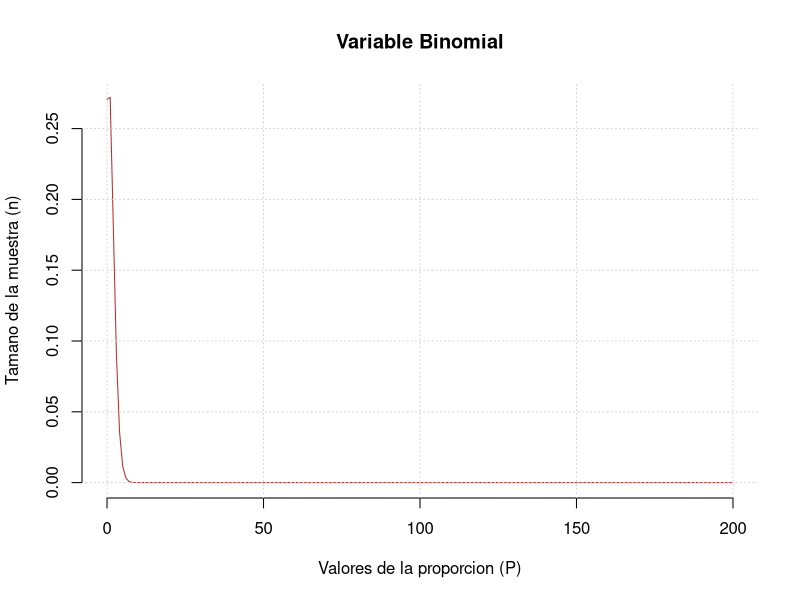
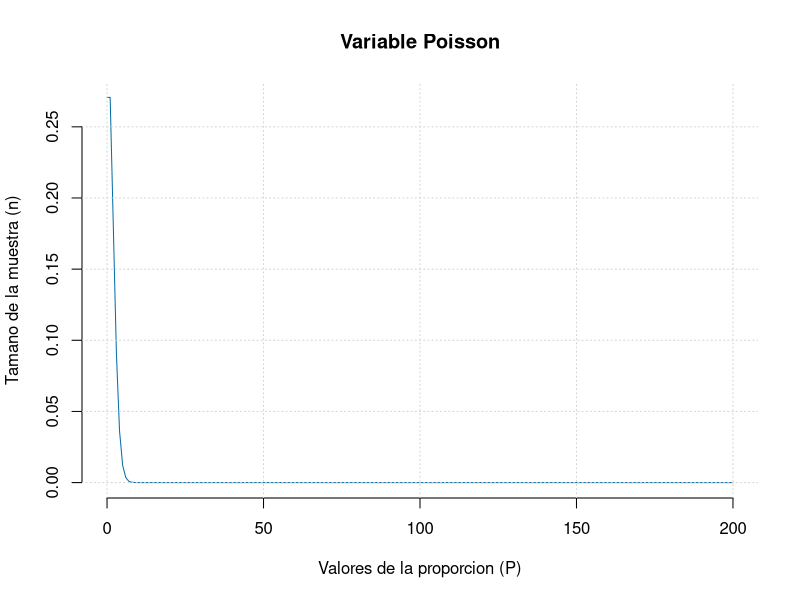
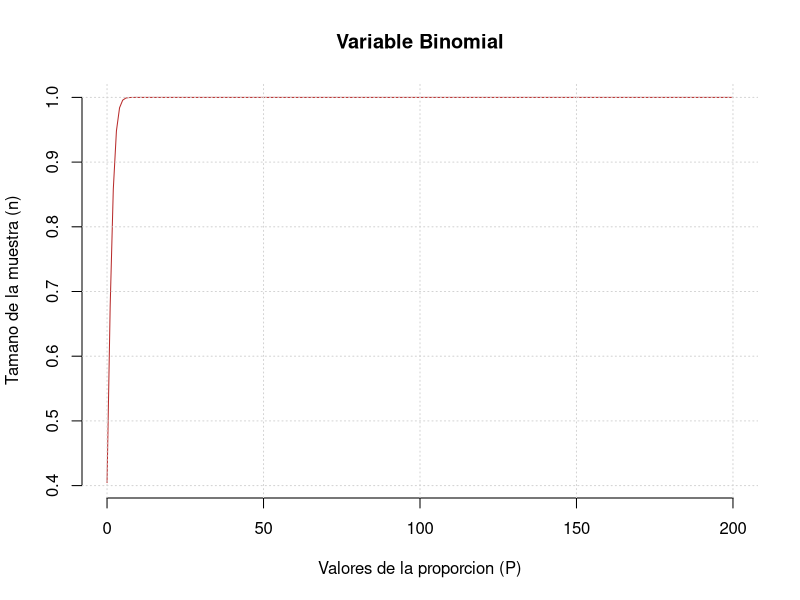
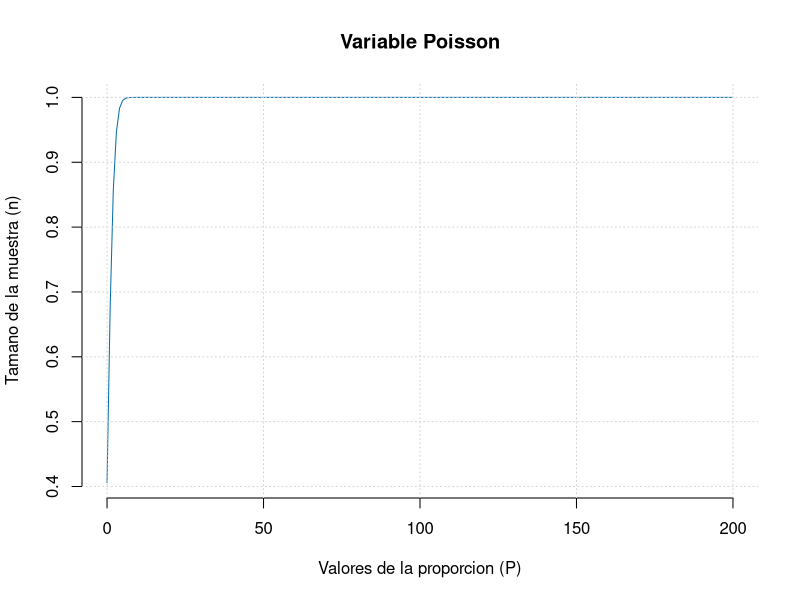

These figures' R source, in order:
# ------------ Ejercicio a ------------ #
# Muestra
n <- 200

# Probabilidad de personas 
# con cierta enfermedad
p <- 0.01

# En este caso, lambda = np
lambda <- n * p

# Valores para x buscando P(X = x)
print("Ejercicio 1")
for (x in 0:10) {
    print(paste0("Binomial: P(X=", x, ") = ",
    	dbinom(x, n, p, log = FALSE)))

    print(paste0("Poisson: P(X=", x, ") = ",
    	dpois(x, lambda)))

    print(paste0("Diferencia: ",
    	abs(dbinom(x, n, p, log = FALSE) - dpois(x, lambda))))
}
cat("\n")
# ------------------------------------- #

# ------------ Ejercicio c ------------ #
# Valores para x buscando P(X = x)
print("Ejercicio 2")
for (x in 0:10) {
    print(paste0("Binomial: P(X<=", x, ") = ",
    	pbinom(x, n, p, log = FALSE)))

    print(paste0("Poisson: P(X<=", x, ") = ",
    	ppois(x, lambda)))
}
cat("\n")
# ------------------------------------- #

# ------------ Ejercicio e ------------ #
x <- seq(0, 200, 1)

ps <- matrix(NA, nrow = 2, ncol = length(x))

for(i in 1:length(x)) {
    ps[1, i] <- dbinom(i, n, p)
}
for(i in 1:length(x)) {
    ps[2, i] <- dpois(i, lambda)
}

colors <- c("#b82c2c", "#066fa9")

plot(x = x, y = ps[1,], type = "l", col = colors[1],
     xlab = "", ylab = "", axes = FALSE,
     main = "Variable Binomial")

x.axis <- seq(0, 200, 50)
y.axis <- seq(0, 0.25, 0.05)
axis(1, at = x.axis)
axis(2, at = y.axis)

title(xlab="Valores de la proporcion (P)",
	col.lab=rgb(0,0,0))
title(ylab = "Tamano de la muestra (n)",
	col.lab = rgb(0,0,0))

abline(v = x.axis, col = "lightgray", lty = "dotted")
abline(h = y.axis, col = "lightgray", lty = "dotted")

plot(x = x, y = ps[2,], type = "l", col = colors[2],
     xlab = "", ylab = "", axes = FALSE,
     main = "Variable Poisson")

x.axis <- seq(0, 200, 50)
y.axis <- seq(0, 0.25, 0.05)
axis(1, at = x.axis)
axis(2, at = y.axis)

title(xlab="Valores de la proporcion (P)",
	col.lab=rgb(0,0,0))
title(ylab = "Tamano de la muestra (n)",
	col.lab = rgb(0,0,0))

abline(v = x.axis, col = "lightgray",lty = "dotted")
abline(h = y.axis, col = "lightgray", lty = "dotted")

# par(mfrow=c(1,2), mai = c(0.8, 0.8, 0.2, 0.2))

# ------------------------------------- #

# ------------ Ejercicio f ------------ #
ps <- matrix(NA, nrow = 2, ncol = length(x))

for(i in 1:length(x)) {
    ps[1, i] <- pbinom(i, n, p)
}
for(i in 1:length(x)) {
    ps[2, i] <- ppois(i, lambda)
}

colors <- c("#b82c2c", "#066fa9")

plot(x = x, y = ps[1,], type = "l", col = colors[1],
     xlab = "", ylab = "", axes = FALSE,
     main = "Variable Binomial")

x.axis <- seq(0, 200, 50)
y.axis <- seq(0.4, 1, 0.1)
axis(1, at = x.axis)
axis(2, at = y.axis)

title(xlab="Valores de la proporcion (P)",
	col.lab=rgb(0,0,0))
title(ylab = "Tamano de la muestra (n)",
	col.lab = rgb(0,0,0))

abline(v = x.axis, col = "lightgray", lty = "dotted")
abline(h = y.axis, col = "lightgray", lty = "dotted")

plot(x = x, y = ps[2,], type = "l", col = colors[2],
     xlab = "", ylab = "", axes = FALSE,
     main = "Variable Poisson")

x.axis <- seq(0, 200, 50)
y.axis <- seq(0.4, 1, 0.1)
axis(1, at = x.axis)
axis(2, at = y.axis)

title(xlab="Valores de la proporcion (P)",
	col.lab=rgb(0,0,0))
title(ylab = "Tamano de la muestra (n)",
	col.lab = rgb(0,0,0))

abline(v = x.axis, col = "lightgray", lty = "dotted")
abline(h = y.axis, col = "lightgray", lty = "dotted")

par(mfrow=c(1,2), mai = c(0.8, 0.8, 0.2, 0.2))
# ------------------------------------- #